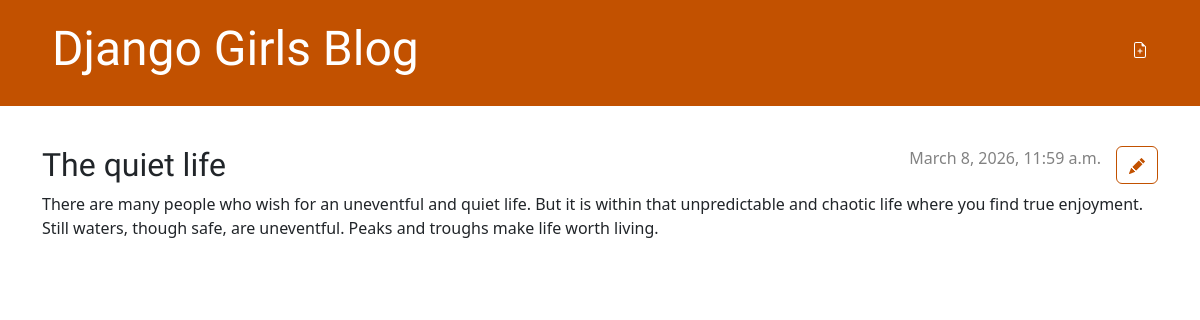
The app's page /post/2/ with its own data.
### blog/models.py (models this page shows, shortened)
class Post(models.Model):
    author = models.ForeignKey(settings.AUTH_USER_MODEL, on_delete=models.CASCADE)
    title = models.CharField(max_length=200)
    text = models.TextField()
    created_date = models.DateTimeField(default=timezone.now)
    published_date = models.DateTimeField(blank=True, null=True)

### blog/views.py (the view)
# urls.py: path('post/<int:pk>/', views.post_detail, name='post_detail'),
def post_detail(request, pk):
    post = get_object_or_404(Post, pk = pk)
    return render(request, 'blog/post_detail.html', {'post': post})

### blog/templates/blog/post_detail.html (shortened to what this page needs)
{% extends 'blog/base.html' %}
{% block content %}
    <article class="post">
        <aside class="actions">
            <a class="btn btn-secondary" href="{% url 'post_edit' pk=post.pk %}">
            </a>
        </aside>
        {% if post.published_date %}
            <time class="date">
                {{ post.published_date }}
            </time>
        {% endif %}
        <h2>{{ post.title }}</h2>
        <p>{{ post.text|linebreaksbr }}</p>
    </article>
{% endblock %}

### blog/static/css/blog.css (style rules this page uses)
h1, h2, h3, h4 { font-family: 'Lobster', cursive; }
.date { color: #828282; }
.post { margin-bottom: 70px; }
.post > .date, .post > .actions { float: right; }
.btn-secondary, .btn-secondary:visited { color: #C25100; background: none; border-color: #C25100; margin-left: 15px; }

### records on screen
Post: published_date "March 8, 2026, 11:59 a.m.", title "The quiet life", text "There are many people who wish for an uneventful and quiet life. But it is within that unpredictable and chaotic life where you find true enjoyment. Still waters, though safe, are uneventful. Peaks and troughs make life worth living."
